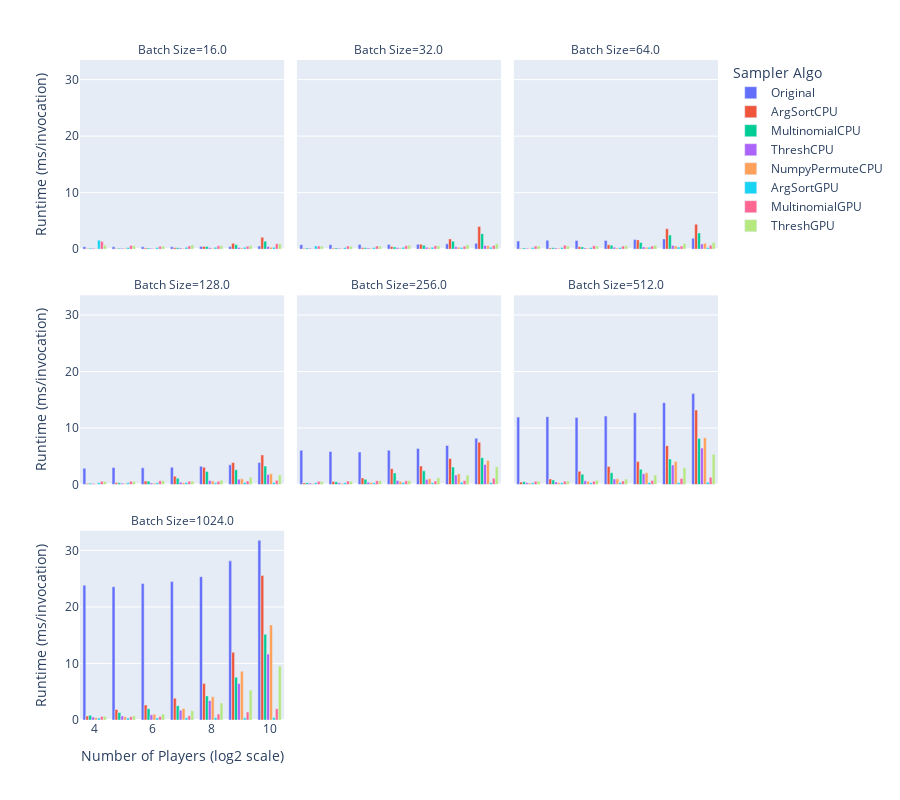

Notebook code cell kept with this figure:
### Code cell
px.bar(
    results,
    x="Number of Players (log2 scale)",
    y="Runtime (ms/invocation)",
    color="Sampler Algo",
    facet_col="Batch Size",
    facet_col_wrap=3,
    barmode="group",
    height=800,
)

### Figure 1 — Plotly figure (JSON) as saved in the notebook; plotly's stock layout.template omitted (floating-point values rounded to 4 significant figures)
{"data": [{"alignmentgroup": "True", "hovertemplate": "Sampler Algo=Original<br>Batch Size=16.0<br>Number of Players (log2 scale)=%{x}<br>Runtime (ms/invocation)=%{y}<extra></extra>", "legendgroup": "Original", "marker": {"color": "#636efa", "pattern": {"shape": ""}}, "name": "Original", "offsetgroup": "Original", "orientation": "v", "showlegend": true, "textposition": "auto", "type": "bar", "x": [4, 5, 6, 7, 8, 9, 10], "xaxis": "x7", "y": [0.4551, 0.4121, 0.4312, 0.4164, 0.4689, 0.4605, 0.5618], "yaxis": "y7"}, {"alignmentgroup": "True", "hovertemplate": "Sampler Algo=Original<br>Batch Size=32.0<br>Number of Players (log2 scale)=%{x}<br>Runtime (ms/invocation)=%{y}<extra></extra>", "legendgroup": "Original", "marker": {"color": "#636efa", "pattern": {"shape": ""}}, "name": "Original", "offsetgroup": "Original", "orientation": "v", "showlegend": false, "textposition": "auto", "type": "bar", "x": [4, 5, 6, 7, 8, 9, 10], "xaxis": "x8", "y": [0.7902, 0.7957, 0.8411, 0.848, 0.8559, 0.9476, 1.038], "yaxis": "y8"}, {"alignmentgroup": "True", "hovertemplate": "Sampler Algo=Original<br>Batch Size=64.0<br>Number of Players (log2 scale)=%{x}<br>Runtime (ms/invocation)=%{y}<extra></extra>", "legendgroup": "Original", "marker": {"color": "#636efa", "pattern": {"shape": ""}}, "name": "Original", "offsetgroup": "Original", "orientation": "v", "showlegend": false, "textposition": "auto", "type": "bar", "x": [4, 5, 6, 7, 8, 9, 10], "xaxis": "x9", "y": [1.451, 1.571, 1.53, 1.526, 1.7, 1.817, 1.953], "yaxis": "y9"}, {"alignmentgroup": "True", "hovertemplate": "Sampler Algo=Original<br>Batch Size=128.0<br>Number of Players (log2 scale)=%{x}<br>Runtime (ms/invocation)=%{y}<extra></extra>", "legendgroup": "Original", "marker": {"color": "#636efa", "pattern": {"shape": ""}}, "name": "Original", "offsetgroup": "Original", "orientation": "v", "showlegend": false, "textposition": "auto", "type": "bar", "x": [4, 5, 6, 7, 8, 9, 10], "xaxis": "x4", "y": [2.892, 3.041, 2.974, 3.061, 3.224, 3.492, 3.902], "yaxis": "y4"}, {"alignmentgroup": "True", "hovertemplate": "Sampler Algo=Original<br>Batch Size=256.0<br>Number of Players (log2 scale)=%{x}<br>Runtime (ms/invocation)=%{y}<extra></extra>", "legendgroup": "Original", "marker": {"color": "#636efa", "pattern": {"shape": ""}}, "name": "Original", "offsetgroup": "Original", "orientation": "v", "showlegend": false, "textposition": "auto", "type": "bar", "x": [4, 5, 6, 7, 8, 9, 10], "xaxis": "x5", "y": [6.084, 5.869, 5.763, 6.058, 6.393, 6.929, 8.206], "yaxis": "y5"}, {"alignmentgroup": "True", "hovertemplate": "Sampler Algo=Original<br>Batch Size=512.0<br>Number of Players (log2 scale)=%{x}<br>Runtime (ms/invocation)=%{y}<extra></extra>", "legendgroup": "Original", "marker": {"color": "#636efa", "pattern": {"shape": ""}}, "name": "Original", "offsetgroup": "Original", "orientation": "v", "showlegend": false, "textposition": "auto", "type": "bar", "x": [4, 5, 6, 7, 8, 9, 10], "xaxis": "x6", "y": [11.94, 12.01, 11.89, 12.14, 12.72, 14.48, 16.1], "yaxis": "y6"}, {"alignmentgroup": "True", "hovertemplate": "Sampler Algo=Original<br>Batch Size=1024.0<br>Number of Players (log2 scale)=%{x}<br>Runtime (ms/invocation)=%{y}<extra></extra>", "legendgroup": "Original", "marker": {"color": "#636efa", "pattern": {"shape": ""}}, "name": "Original", "offsetgroup": "Original", "orientation": "v", "showlegend": false, "textposition": "auto", "type": "bar", "x": [4, 5, 6, 7, 8, 9, 10], "xaxis": "x", "y": [23.85, 23.59, 24.13, 24.49, 25.35, 28.15, 31.8], "yaxis": "y"}, {"alignmentgroup": "True", "hovertemplate": "Sampler Algo=ArgSortCPU<br>Batch Size=16.0<br>Number of Players (log2 scale)=%{x}<br>Runtime (ms/invocation)=%{y}<extra></extra>", "legendgroup": "ArgSortCPU", "marker": {"color": "#EF553B", "pattern": {"shape": ""}}, "name": "ArgSortCPU", "offsetgroup": "ArgSortCPU", "orientation": "v", "showlegend": true, "textposition": "auto", "type": "bar", "x": [4, 5, 6, 7, 8, 9, 10], "xaxis": "x7", "y": [0.1301, 0.1251, 0.2014, 0.2652, 0.4914, 1.037, 2.105], "yaxis": "y7"}, {"alignmentgroup": "True", "hovertemplate": "Sampler Algo=ArgSortCPU<br>Batch Size=32.0<br>Number of Players (log2 scale)=%{x}<br>Runtime (ms/invocation)=%{y}<extra></extra>", "legendgroup": "ArgSortCPU", "marker": {"color": "#EF553B", "pattern": {"shape": ""}}, "name": "ArgSortCPU", "offsetgroup": "ArgSortCPU", "orientation": "v", "showlegend": false, "textposition": "auto", "type": "bar", "x": [4, 5, 6, 7, 8, 9, 10], "xaxis": "x8", "y": [0.12, 0.1501, 0.2552, 0.4754, 0.871, 1.821, 4.008], "yaxis": "y8"}, {"alignmentgroup": "True", "hovertemplate": "Sampler Algo=ArgSortCPU<br>Batch Size=64.0<br>Number of Players (log2 scale)=%{x}<br>Runtime (ms/invocation)=%{y}<extra></extra>", "legendgroup": "ArgSortCPU", "marker": {"color": "#EF553B", "pattern": {"shape": ""}}, "name": "ArgSortCPU", "offsetgroup": "ArgSortCPU", "orientation": "v", "showlegend": false, "textposition": "auto", "type": "bar", "x": [4, 5, 6, 7, 8, 9, 10], "xaxis": "x9", "y": [0.1456, 0.2101, 0.4258, 0.7858, 1.648, 3.619, 4.425], "yaxis": "y9"}, {"alignmentgroup": "True", "hovertemplate": "Sampler Algo=ArgSortCPU<br>Batch Size=128.0<br>Number of Players (log2 scale)=%{x}<br>Runtime (ms/invocation)=%{y}<extra></extra>", "legendgroup": "ArgSortCPU", "marker": {"color": "#EF553B", "pattern": {"shape": ""}}, "name": "ArgSortCPU", "offsetgroup": "ArgSortCPU", "orientation": "v", "showlegend": false, "textposition": "auto", "type": "bar", "x": [4, 5, 6, 7, 8, 9, 10], "xaxis": "x4", "y": [0.2101, 0.3152, 0.6259, 1.479, 3.066, 3.901, 5.254], "yaxis": "y4"}, {"alignmentgroup": "True", "hovertemplate": "Sampler Algo=ArgSortCPU<br>Batch Size=256.0<br>Number of Players (log2 scale)=%{x}<br>Runtime (ms/invocation)=%{y}<extra></extra>", "legendgroup": "ArgSortCPU", "marker": {"color": "#EF553B", "pattern": {"shape": ""}}, "name": "ArgSortCPU", "offsetgroup": "ArgSortCPU", "orientation": "v", "showlegend": false, "textposition": "auto", "type": "bar", "x": [4, 5, 6, 7, 8, 9, 10], "xaxis": "x5", "y": [0.2902, 0.5405, 1.172, 2.825, 3.288, 4.628, 7.514], "yaxis": "y5"}, {"alignmentgroup": "True", "hovertemplate": "Sampler Algo=ArgSortCPU<br>Batch Size=512.0<br>Number of Players (log2 scale)=%{x}<br>Runtime (ms/invocation)=%{y}<extra></extra>", "legendgroup": "ArgSortCPU", "marker": {"color": "#EF553B", "pattern": {"shape": ""}}, "name": "ArgSortCPU", "offsetgroup": "ArgSortCPU", "orientation": "v", "showlegend": false, "textposition": "auto", "type": "bar", "x": [4, 5, 6, 7, 8, 9, 10], "xaxis": "x6", "y": [0.4457, 1.006, 2.369, 3.202, 4.073, 6.894, 13.21], "yaxis": "y6"}, {"alignmentgroup": "True", "hovertemplate": "Sampler Algo=ArgSortCPU<br>Batch Size=1024.0<br>Number of Players (log2 scale)=%{x}<br>Runtime (ms/invocation)=%{y}<extra></extra>", "legendgroup": "ArgSortCPU", "marker": {"color": "#EF553B", "pattern": {"shape": ""}}, "name": "ArgSortCPU", "offsetgroup": "ArgSortCPU", "orientation": "v", "showlegend": false, "textposition": "auto", "type": "bar", "x": [4, 5, 6, 7, 8, 9, 10], "xaxis": "x", "y": [0.7007, 1.872, 2.668, 3.864, 6.447, 11.98, 25.56], "yaxis": "y"}, {"alignmentgroup": "True", "hovertemplate": "Sampler Algo=MultinomialCPU<br>Batch Size=16.0<br>Number of Players (log2 scale)=%{x}<br>Runtime (ms/invocation)=%{y}<extra></extra>", "legendgroup": "MultinomialCPU", "marker": {"color": "#00cc96", "pattern": {"shape": ""}}, "name": "MultinomialCPU", "offsetgroup": "MultinomialCPU", "orientation": "v", "showlegend": true, "textposition": "auto", "type": "bar", "x": [4, 5, 6, 7, 8, 9, 10], "xaxis": "x7", "y": [0.1802, 0.1851, 0.2001, 0.2763, 0.4879, 0.7864, 1.426], "yaxis": "y7"}, {"alignmentgroup": "True", "hovertemplate": "Sampler Algo=MultinomialCPU<br>Batch Size=32.0<br>Number of Players (log2 scale)=%{x}<br>Runtime (ms/invocation)=%{y}<extra></extra>", "legendgroup": "MultinomialCPU", "marker": {"color": "#00cc96", "pattern": {"shape": ""}}, "name": "MultinomialCPU", "offsetgroup": "MultinomialCPU", "orientation": "v", "showlegend": false, "textposition": "auto", "type": "bar", "x": [4, 5, 6, 7, 8, 9, 10], "xaxis": "x8", "y": [0.1902, 0.2201, 0.2552, 0.4011, 0.6811, 1.413, 2.744], "yaxis": "y8"}, {"alignmentgroup": "True", "hovertemplate": "Sampler Algo=MultinomialCPU<br>Batch Size=64.0<br>Number of Players (log2 scale)=%{x}<br>Runtime (ms/invocation)=%{y}<extra></extra>", "legendgroup": "MultinomialCPU", "marker": {"color": "#00cc96", "pattern": {"shape": ""}}, "name": "MultinomialCPU", "offsetgroup": "MultinomialCPU", "orientation": "v", "showlegend": false, "textposition": "auto", "type": "bar", "x": [4, 5, 6, 7, 8, 9, 10], "xaxis": "x9", "y": [0.2101, 0.2452, 0.4082, 0.6965, 1.201, 2.503, 2.888], "yaxis": "y9"}, {"alignmentgroup": "True", "hovertemplate": "Sampler Algo=MultinomialCPU<br>Batch Size=128.0<br>Number of Players (log2 scale)=%{x}<br>Runtime (ms/invocation)=%{y}<extra></extra>", "legendgroup": "MultinomialCPU", "marker": {"color": "#00cc96", "pattern": {"shape": ""}}, "name": "MultinomialCPU", "offsetgroup": "MultinomialCPU", "orientation": "v", "showlegend": false, "textposition": "auto", "type": "bar", "x": [4, 5, 6, 7, 8, 9, 10], "xaxis": "x4", "y": [0.2552, 0.3062, 0.6064, 1.12, 2.336, 2.622, 3.269], "yaxis": "y4"}, {"alignmentgroup": "True", "hovertemplate": "Sampler Algo=MultinomialCPU<br>Batch Size=256.0<br>Number of Players (log2 scale)=%{x}<br>Runtime (ms/invocation)=%{y}<extra></extra>", "legendgroup": "MultinomialCPU", "marker": {"color": "#00cc96", "pattern": {"shape": ""}}, "name": "MultinomialCPU", "offsetgroup": "MultinomialCPU", "orientation": "v", "showlegend": false, "textposition": "auto", "type": "bar", "x": [4, 5, 6, 7, 8, 9, 10], "xaxis": "x5", "y": [0.3062, 0.5055, 0.9316, 2.067, 2.43, 3.099, 4.771], "yaxis": "y5"}, {"alignmentgroup": "True", "hovertemplate": "Sampler Algo=MultinomialCPU<br>Batch Size=512.0<br>Number of Players (log2 scale)=%{x}<br>Runtime (ms/invocation)=%{y}<extra></extra>", "legendgroup": "MultinomialCPU", "marker": {"color": "#00cc96", "pattern": {"shape": ""}}, "name": "MultinomialCPU", "offsetgroup": "MultinomialCPU", "orientation": "v", "showlegend": false, "textposition": "auto", "type": "bar", "x": [4, 5, 6, 7, 8, 9, 10], "xaxis": "x6", "y": [0.5102, 0.7966, 1.835, 2.083, 2.733, 4.528, 8.163], "yaxis": "y6"}, {"alignmentgroup": "True", "hovertemplate": "Sampler Algo=MultinomialCPU<br>Batch Size=1024.0<br>Number of Players (log2 scale)=%{x}<br>Runtime (ms/invocation)=%{y}<extra></extra>", "legendgroup": "MultinomialCPU", "marker": {"color": "#00cc96", "pattern": {"shape": ""}}, "name": "MultinomialCPU", "offsetgroup": "MultinomialCPU", "orientation": "v", "showlegend": false, "textposition": "auto", "type": "bar", "x": [4, 5, 6, 7, 8, 9, 10], "xaxis": "x", "y": [0.8204, 1.321, 2.011, 2.532, 4.261, 7.555, 15.15], "yaxis": "y"}, {"alignmentgroup": "True", "hovertemplate": "Sampler Algo=ThreshCPU<br>Batch Size=16.0<br>Number of Players (log2 scale)=%{x}<br>Runtime (ms/invocation)=%{y}<extra></extra>", "legendgroup": "ThreshCPU", "marker": {"color": "#ab63fa", "pattern": {"shape": ""}}, "name": "ThreshCPU", "offsetgroup": "ThreshCPU", "orientation": "v", "showlegend": true, "textposition": "auto", "type": "bar", "x": [4, 5, 6, 7, 8, 9, 10], "xaxis": "x7", "y": [0.1701, 0.1682, 0.1754, 0.2101, 0.256, 0.3201, 0.4704], "yaxis": "y7"}, {"alignmentgroup": "True", "hovertemplate": "Sampler Algo=ThreshCPU<br>Batch Size=32.0<br>Number of Players (log2 scale)=%{x}<br>Runtime (ms/invocation)=%{y}<extra></extra>", "legendgroup": "ThreshCPU", "marker": {"color": "#ab63fa", "pattern": {"shape": ""}}, "name": "ThreshCPU", "offsetgroup": "ThreshCPU", "orientation": "v", "showlegend": false, "textposition": "auto", "type": "bar", "x": [4, 5, 6, 7, 8, 9, 10], "xaxis": "x8", "y": [0.1651, 0.1687, 0.1957, 0.2404, 0.3357, 0.4317, 0.6555], "yaxis": "y8"}, {"alignmentgroup": "True", "hovertemplate": "Sampler Algo=ThreshCPU<br>Batch Size=64.0<br>Number of Players (log2 scale)=%{x}<br>Runtime (ms/invocation)=%{y}<extra></extra>", "legendgroup": "ThreshCPU", "marker": {"color": "#ab63fa", "pattern": {"shape": ""}}, "name": "ThreshCPU", "offsetgroup": "ThreshCPU", "orientation": "v", "showlegend": false, "textposition": "auto", "type": "bar", "x": [4, 5, 6, 7, 8, 9, 10], "xaxis": "x9", "y": [0.1853, 0.1967, 0.2256, 0.33, 0.4105, 0.651, 0.926], "yaxis": "y9"}, {"alignmentgroup": "True", "hovertemplate": "Sampler Algo=ThreshCPU<br>Batch Size=128.0<br>Number of Players (log2 scale)=%{x}<br>Runtime (ms/invocation)=%{y}<extra></extra>", "legendgroup": "ThreshCPU", "marker": {"color": "#ab63fa", "pattern": {"shape": ""}}, "name": "ThreshCPU", "offsetgroup": "ThreshCPU", "orientation": "v", "showlegend": false, "textposition": "auto", "type": "bar", "x": [4, 5, 6, 7, 8, 9, 10], "xaxis": "x4", "y": [0.1901, 0.2354, 0.2958, 0.4301, 0.7456, 0.9663, 1.793], "yaxis": "y4"}, {"alignmentgroup": "True", "hovertemplate": "Sampler Algo=ThreshCPU<br>Batch Size=256.0<br>Number of Players (log2 scale)=%{x}<br>Runtime (ms/invocation)=%{y}<extra></extra>", "legendgroup": "ThreshCPU", "marker": {"color": "#ab63fa", "pattern": {"shape": ""}}, "name": "ThreshCPU", "offsetgroup": "ThreshCPU", "orientation": "v", "showlegend": false, "textposition": "auto", "type": "bar", "x": [4, 5, 6, 7, 8, 9, 10], "xaxis": "x5", "y": [0.2756, 0.3105, 0.4266, 0.7203, 0.8862, 1.708, 3.55], "yaxis": "y5"}, {"alignmentgroup": "True", "hovertemplate": "Sampler Algo=ThreshCPU<br>Batch Size=512.0<br>Number of Players (log2 scale)=%{x}<br>Runtime (ms/invocation)=%{y}<extra></extra>", "legendgroup": "ThreshCPU", "marker": {"color": "#ab63fa", "pattern": {"shape": ""}}, "name": "ThreshCPU", "offsetgroup": "ThreshCPU", "orientation": "v", "showlegend": false, "textposition": "auto", "type": "bar", "x": [4, 5, 6, 7, 8, 9, 10], "xaxis": "x6", "y": [0.3239, 0.4457, 0.6811, 1.011, 1.909, 3.475, 6.454], "yaxis": "y6"}, {"alignmentgroup": "True", "hovertemplate": "Sampler Algo=ThreshCPU<br>Batch Size=1024.0<br>Number of Players (log2 scale)=%{x}<br>Runtime (ms/invocation)=%{y}<extra></extra>", "legendgroup": "ThreshCPU", "marker": {"color": "#ab63fa", "pattern": {"shape": ""}}, "name": "ThreshCPU", "offsetgroup": "ThreshCPU", "orientation": "v", "showlegend": false, "textposition": "auto", "type": "bar", "x": [4, 5, 6, 7, 8, 9, 10], "xaxis": "x", "y": [0.5114, 0.7215, 0.9175, 1.728, 3.427, 6.471, 11.66], "yaxis": "y"}, {"alignmentgroup": "True", "hovertemplate": "Sampler Algo=NumpyPermuteCPU<br>Batch Size=16.0<br>Number of Players (log2 scale)=%{x}<br>Runtime (ms/invocation)=%{y}<extra></extra>", "legendgroup": "NumpyPermuteCPU", "marker": {"color": "#FFA15A", "pattern": {"shape": ""}}, "name": "NumpyPermuteCPU", "offsetgroup": "NumpyPermuteCPU", "orientation": "v", "showlegend": true, "textposition": "auto", "type": "bar", "x": [4, 5, 6, 7, 8, 9, 10], "xaxis": "x7", "y": [0.1252, 0.1518, 0.1365, 0.1629, 0.1761, 0.2253, 0.3503], "yaxis": "y7"}, {"alignmentgroup": "True", "hovertemplate": "Sampler Algo=NumpyPermuteCPU<br>Batch Size=32.0<br>Number of Players (log2 scale)=%{x}<br>Runtime (ms/invocation)=%{y}<extra></extra>", "legendgroup": "NumpyPermuteCPU", "marker": {"color": "#FFA15A", "pattern": {"shape": ""}}, "name": "NumpyPermuteCPU", "offsetgroup": "NumpyPermuteCPU", "orientation": "v", "showlegend": false, "textposition": "auto", "type": "bar", "x": [4, 5, 6, 7, 8, 9, 10], "xaxis": "x8", "y": [0.1352, 0.1454, 0.148, 0.1782, 0.24, 0.3626, 0.6153], "yaxis": "y8"}, {"alignmentgroup": "True", "hovertemplate": "Sampler Algo=NumpyPermuteCPU<br>Batch Size=64.0<br>Number of Players (log2 scale)=%{x}<br>Runtime (ms/invocation)=%{y}<extra></extra>", "legendgroup": "NumpyPermuteCPU", "marker": {"color": "#FFA15A", "pattern": {"shape": ""}}, "name": "NumpyPermuteCPU", "offsetgroup": "NumpyPermuteCPU", "orientation": "v", "showlegend": false, "textposition": "auto", "type": "bar", "x": [4, 5, 6, 7, 8, 9, 10], "xaxis": "x9", "y": [0.1362, 0.1553, 0.1874, 0.2328, 0.3451, 0.5856, 1.05], "yaxis": "y9"}, {"alignmentgroup": "True", "hovertemplate": "Sampler Algo=NumpyPermuteCPU<br>Batch Size=128.0<br>Number of Players (log2 scale)=%{x}<br>Runtime (ms/invocation)=%{y}<extra></extra>", "legendgroup": "NumpyPermuteCPU", "marker": {"color": "#FFA15A", "pattern": {"shape": ""}}, "name": "NumpyPermuteCPU", "offsetgroup": "NumpyPermuteCPU", "orientation": "v", "showlegend": false, "textposition": "auto", "type": "bar", "x": [4, 5, 6, 7, 8, 9, 10], "xaxis": "x4", "y": [0.1554, 0.186, 0.2338, 0.3425, 0.6256, 1.014, 1.901], "yaxis": "y4"}, {"alignmentgroup": "True", "hovertemplate": "Sampler Algo=NumpyPermuteCPU<br>Batch Size=256.0<br>Number of Players (log2 scale)=%{x}<br>Runtime (ms/invocation)=%{y}<extra></extra>", "legendgroup": "NumpyPermuteCPU", "marker": {"color": "#FFA15A", "pattern": {"shape": ""}}, "name": "NumpyPermuteCPU", "offsetgroup": "NumpyPermuteCPU", "orientation": "v", "showlegend": false, "textposition": "auto", "type": "bar", "x": [4, 5, 6, 7, 8, 9, 10], "xaxis": "x5", "y": [0.2003, 0.2404, 0.3555, 0.5703, 1.054, 1.927, 4.254], "yaxis": "y5"}, {"alignmentgroup": "True", "hovertemplate": "Sampler Algo=NumpyPermuteCPU<br>Batch Size=512.0<br>Number of Players (log2 scale)=%{x}<br>Runtime (ms/invocation)=%{y}<extra></extra>", "legendgroup": "NumpyPermuteCPU", "marker": {"color": "#FFA15A", "pattern": {"shape": ""}}, "name": "NumpyPermuteCPU", "offsetgroup": "NumpyPermuteCPU", "orientation": "v", "showlegend": false, "textposition": "auto", "type": "bar", "x": [4, 5, 6, 7, 8, 9, 10], "xaxis": "x6", "y": [0.2759, 0.3431, 0.5756, 1.017, 2.078, 4.085, 8.273], "yaxis": "y6"}, {"alignmentgroup": "True", "hovertemplate": "Sampler Algo=NumpyPermuteCPU<br>Batch Size=1024.0<br>Number of Players (log2 scale)=%{x}<br>Runtime (ms/invocation)=%{y}<extra></extra>", "legendgroup": "NumpyPermuteCPU", "marker": {"color": "#FFA15A", "pattern": {"shape": ""}}, "name": "NumpyPermuteCPU", "offsetgroup": "NumpyPermuteCPU", "orientation": "v", "showlegend": false, "textposition": "auto", "type": "bar", "x": [4, 5, 6, 7, 8, 9, 10], "xaxis": "x", "y": [0.3873, 0.5781, 1.036, 2.027, 4.111, 8.64, 16.82], "yaxis": "y"}, {"alignmentgroup": "True", "hovertemplate": "Sampler Algo=ArgSortGPU<br>Batch Size=16.0<br>Number of Players (log2 scale)=%{x}<br>Runtime (ms/invocation)=%{y}<extra></extra>", "legendgroup": "ArgSortGPU", "marker": {"color": "#19d3f3", "pattern": {"shape": ""}}, "name": "ArgSortGPU", "offsetgroup": "ArgSortGPU", "orientation": "v", "showlegend": true, "textposition": "auto", "type": "bar", "x": [4, 5, 6, 7, 8, 9, 10], "xaxis": "x7", "y": [1.601, 0.3131, 0.3106, 0.3303, 0.3503, 0.3417, 0.3253], "yaxis": "y7"}, {"alignmentgroup": "True", "hovertemplate": "Sampler Algo=ArgSortGPU<br>Batch Size=32.0<br>Number of Players (log2 scale)=%{x}<br>Runtime (ms/invocation)=%{y}<extra></extra>", "legendgroup": "ArgSortGPU", "marker": {"color": "#19d3f3", "pattern": {"shape": ""}}, "name": "ArgSortGPU", "offsetgroup": "ArgSortGPU", "orientation": "v", "showlegend": false, "textposition": "auto", "type": "bar", "x": [4, 5, 6, 7, 8, 9, 10], "xaxis": "x8", "y": [0.5747, 0.3178, 0.3144, 0.3402, 0.3403, 0.3054, 0.3502], "yaxis": "y8"}, {"alignmentgroup": "True", "hovertemplate": "Sampler Algo=ArgSortGPU<br>Batch Size=64.0<br>Number of Players (log2 scale)=%{x}<br>Runtime (ms/invocation)=%{y}<extra></extra>", "legendgroup": "ArgSortGPU", "marker": {"color": "#19d3f3", "pattern": {"shape": ""}}, "name": "ArgSortGPU", "offsetgroup": "ArgSortGPU", "orientation": "v", "showlegend": false, "textposition": "auto", "type": "bar", "x": [4, 5, 6, 7, 8, 9, 10], "xaxis": "x9", "y": [0.3051, 0.3134, 0.3111, 0.3104, 0.3656, 0.3763, 0.3224], "yaxis": "y9"}, {"alignmentgroup": "True", "hovertemplate": "Sampler Algo=ArgSortGPU<br>Batch Size=128.0<br>Number of Players (log2 scale)=%{x}<br>Runtime (ms/invocation)=%{y}<extra></extra>", "legendgroup": "ArgSortGPU", "marker": {"color": "#19d3f3", "pattern": {"shape": ""}}, "name": "ArgSortGPU", "offsetgroup": "ArgSortGPU", "orientation": "v", "showlegend": false, "textposition": "auto", "type": "bar", "x": [4, 5, 6, 7, 8, 9, 10], "xaxis": "x4", "y": [0.3401, 0.3111, 0.3101, 0.359, 0.3156, 0.3621, 0.356], "yaxis": "y4"}, {"alignmentgroup": "True", "hovertemplate": "Sampler Algo=ArgSortGPU<br>Batch Size=256.0<br>Number of Players (log2 scale)=%{x}<br>Runtime (ms/invocation)=%{y}<extra></extra>", "legendgroup": "ArgSortGPU", "marker": {"color": "#19d3f3", "pattern": {"shape": ""}}, "name": "ArgSortGPU", "offsetgroup": "ArgSortGPU", "orientation": "v", "showlegend": false, "textposition": "auto", "type": "bar", "x": [4, 5, 6, 7, 8, 9, 10], "xaxis": "x5", "y": [0.3403, 0.3321, 0.3275, 0.3636, 0.3255, 0.4374, 0.3555], "yaxis": "y5"}, {"alignmentgroup": "True", "hovertemplate": "Sampler Algo=ArgSortGPU<br>Batch Size=512.0<br>Number of Players (log2 scale)=%{x}<br>Runtime (ms/invocation)=%{y}<extra></extra>", "legendgroup": "ArgSortGPU", "marker": {"color": "#19d3f3", "pattern": {"shape": ""}}, "name": "ArgSortGPU", "offsetgroup": "ArgSortGPU", "orientation": "v", "showlegend": false, "textposition": "auto", "type": "bar", "x": [4, 5, 6, 7, 8, 9, 10], "xaxis": "x6", "y": [0.3314, 0.3366, 0.3482, 0.3504, 0.3834, 0.365, 0.4299], "yaxis": "y6"}, {"alignmentgroup": "True", "hovertemplate": "Sampler Algo=ArgSortGPU<br>Batch Size=1024.0<br>Number of Players (log2 scale)=%{x}<br>Runtime (ms/invocation)=%{y}<extra></extra>", "legendgroup": "ArgSortGPU", "marker": {"color": "#19d3f3", "pattern": {"shape": ""}}, "name": "ArgSortGPU", "offsetgroup": "ArgSortGPU", "orientation": "v", "showlegend": false, "textposition": "auto", "type": "bar", "x": [4, 5, 6, 7, 8, 9, 10], "xaxis": "x", "y": [0.3426, 0.3452, 0.3755, 0.3904, 0.4312, 0.3803, 0.4206], "yaxis": "y"}, {"alignmentgroup": "True", "hovertemplate": "Sampler Algo=MultinomialGPU<br>Batch Size=16.0<br>Number of Players (log2 scale)=%{x}<br>Runtime (ms/invocation)=%{y}<extra></extra>", "legendgroup": "MultinomialGPU", "marker": {"color": "#FF6692", "pattern": {"shape": ""}}, "name": "MultinomialGPU", "offsetgroup": "MultinomialGPU", "orientation": "v", "showlegend": true, "textposition": "auto", "type": "bar", "x": [4, 5, 6, 7, 8, 9, 10], "xaxis": "x7", "y": [1.347, 0.6451, 0.5154, 0.5874, 0.5884, 0.5299, 0.9586], "yaxis": "y7"}, {"alignmentgroup": "True", "hovertemplate": "Sampler Algo=MultinomialGPU<br>Batch Size=32.0<br>Number of Players (log2 scale)=%{x}<br>Runtime (ms/invocation)=%{y}<extra></extra>", "legendgroup": "MultinomialGPU", "marker": {"color": "#FF6692", "pattern": {"shape": ""}}, "name": "MultinomialGPU", "offsetgroup": "MultinomialGPU", "orientation": "v", "showlegend": false, "textposition": "auto", "type": "bar", "x": [4, 5, 6, 7, 8, 9, 10], "xaxis": "x8", "y": [0.5661, 0.5652, 0.5768, 0.6317, 0.6007, 0.5315, 0.6707], "yaxis": "y8"}, {"alignmentgroup": "True", "hovertemplate": "Sampler Algo=MultinomialGPU<br>Batch Size=64.0<br>Number of Players (log2 scale)=%{x}<br>Runtime (ms/invocation)=%{y}<extra></extra>", "legendgroup": "MultinomialGPU", "marker": {"color": "#FF6692", "pattern": {"shape": ""}}, "name": "MultinomialGPU", "offsetgroup": "MultinomialGPU", "orientation": "v", "showlegend": false, "textposition": "auto", "type": "bar", "x": [4, 5, 6, 7, 8, 9, 10], "xaxis": "x9", "y": [0.5576, 0.7177, 0.6005, 0.5619, 0.5706, 0.5655, 0.702], "yaxis": "y9"}, {"alignmentgroup": "True", "hovertemplate": "Sampler Algo=MultinomialGPU<br>Batch Size=128.0<br>Number of Players (log2 scale)=%{x}<br>Runtime (ms/invocation)=%{y}<extra></extra>", "legendgroup": "MultinomialGPU", "marker": {"color": "#FF6692", "pattern": {"shape": ""}}, "name": "MultinomialGPU", "offsetgroup": "MultinomialGPU", "orientation": "v", "showlegend": false, "textposition": "auto", "type": "bar", "x": [4, 5, 6, 7, 8, 9, 10], "xaxis": "x4", "y": [0.5819, 0.5853, 0.6856, 0.5905, 0.5852, 0.6403, 0.752], "yaxis": "y4"}, {"alignmentgroup": "True", "hovertemplate": "Sampler Algo=MultinomialGPU<br>Batch Size=256.0<br>Number of Players (log2 scale)=%{x}<br>Runtime (ms/invocation)=%{y}<extra></extra>", "legendgroup": "MultinomialGPU", "marker": {"color": "#FF6692", "pattern": {"shape": ""}}, "name": "MultinomialGPU", "offsetgroup": "MultinomialGPU", "orientation": "v", "showlegend": false, "textposition": "auto", "type": "bar", "x": [4, 5, 6, 7, 8, 9, 10], "xaxis": "x5", "y": [0.5755, 0.6155, 0.6734, 0.6906, 0.643, 0.726, 1.121], "yaxis": "y5"}, {"alignmentgroup": "True", "hovertemplate": "Sampler Algo=MultinomialGPU<br>Batch Size=512.0<br>Number of Players (log2 scale)=%{x}<br>Runtime (ms/invocation)=%{y}<extra></extra>", "legendgroup": "MultinomialGPU", "marker": {"color": "#FF6692", "pattern": {"shape": ""}}, "name": "MultinomialGPU", "offsetgroup": "MultinomialGPU", "orientation": "v", "showlegend": false, "textposition": "auto", "type": "bar", "x": [4, 5, 6, 7, 8, 9, 10], "xaxis": "x6", "y": [0.5855, 0.586, 0.592, 0.6552, 0.7466, 1.1, 1.315], "yaxis": "y6"}, {"alignmentgroup": "True", "hovertemplate": "Sampler Algo=MultinomialGPU<br>Batch Size=1024.0<br>Number of Players (log2 scale)=%{x}<br>Runtime (ms/invocation)=%{y}<extra></extra>", "legendgroup": "MultinomialGPU", "marker": {"color": "#FF6692", "pattern": {"shape": ""}}, "name": "MultinomialGPU", "offsetgroup": "MultinomialGPU", "orientation": "v", "showlegend": false, "textposition": "auto", "type": "bar", "x": [4, 5, 6, 7, 8, 9, 10], "xaxis": "x", "y": [0.6403, 0.5904, 0.628, 0.7467, 1.057, 1.424, 1.983], "yaxis": "y"}, {"alignmentgroup": "True", "hovertemplate": "Sampler Algo=ThreshGPU<br>Batch Size=16.0<br>Number of Players (log2 scale)=%{x}<br>Runtime (ms/invocation)=%{y}<extra></extra>", "legendgroup": "ThreshGPU", "marker": {"color": "#B6E880", "pattern": {"shape": ""}}, "name": "ThreshGPU", "offsetgroup": "ThreshGPU", "orientation": "v", "showlegend": true, "textposition": "auto", "type": "bar", "x": [4, 5, 6, 7, 8, 9, 10], "xaxis": "x7", "y": [0.6809, 0.6308, 0.5288, 0.7316, 0.601, 0.6604, 0.9635], "yaxis": "y7"}, {"alignmentgroup": "True", "hovertemplate": "Sampler Algo=ThreshGPU<br>Batch Size=32.0<br>Number of Players (log2 scale)=%{x}<br>Runtime (ms/invocation)=%{y}<extra></extra>", "legendgroup": "ThreshGPU", "marker": {"color": "#B6E880", "pattern": {"shape": ""}}, "name": "ThreshGPU", "offsetgroup": "ThreshGPU", "orientation": "v", "showlegend": false, "textposition": "auto", "type": "bar", "x": [4, 5, 6, 7, 8, 9, 10], "xaxis": "x8", "y": [0.5654, 0.523, 0.5413, 0.692, 0.6155, 0.768, 0.9779], "yaxis": "y8"}, {"alignmentgroup": "True", "hovertemplate": "Sampler Algo=ThreshGPU<br>Batch Size=64.0<br>Number of Players (log2 scale)=%{x}<br>Runtime (ms/invocation)=%{y}<extra></extra>", "legendgroup": "ThreshGPU", "marker": {"color": "#B6E880", "pattern": {"shape": ""}}, "name": "ThreshGPU", "offsetgroup": "ThreshGPU", "orientation": "v", "showlegend": false, "textposition": "auto", "type": "bar", "x": [4, 5, 6, 7, 8, 9, 10], "xaxis": "x9", "y": [0.5692, 0.5581, 0.5582, 0.6054, 0.7009, 1.009, 1.171], "yaxis": "y9"}, {"alignmentgroup": "True", "hovertemplate": "Sampler Algo=ThreshGPU<br>Batch Size=128.0<br>Number of Players (log2 scale)=%{x}<br>Runtime (ms/invocation)=%{y}<extra></extra>", "legendgroup": "ThreshGPU", "marker": {"color": "#B6E880", "pattern": {"shape": ""}}, "name": "ThreshGPU", "offsetgroup": "ThreshGPU", "orientation": "v", "showlegend": false, "textposition": "auto", "type": "bar", "x": [4, 5, 6, 7, 8, 9, 10], "xaxis": "x4", "y": [0.5362, 0.56, 0.6724, 0.6208, 0.785, 1.281, 1.72], "yaxis": "y4"}, {"alignmentgroup": "True", "hovertemplate": "Sampler Algo=ThreshGPU<br>Batch Size=256.0<br>Number of Players (log2 scale)=%{x}<br>Runtime (ms/invocation)=%{y}<extra></extra>", "legendgroup": "ThreshGPU", "marker": {"color": "#B6E880", "pattern": {"shape": ""}}, "name": "ThreshGPU", "offsetgroup": "ThreshGPU", "orientation": "v", "showlegend": false, "textposition": "auto", "type": "bar", "x": [4, 5, 6, 7, 8, 9, 10], "xaxis": "x5", "y": [0.5575, 0.5768, 0.695, 0.7211, 1.226, 1.682, 3.154], "yaxis": "y5"}, {"alignmentgroup": "True", "hovertemplate": "Sampler Algo=ThreshGPU<br>Batch Size=512.0<br>Number of Players (log2 scale)=%{x}<br>Runtime (ms/invocation)=%{y}<extra></extra>", "legendgroup": "ThreshGPU", "marker": {"color": "#B6E880", "pattern": {"shape": ""}}, "name": "ThreshGPU", "offsetgroup": "ThreshGPU", "orientation": "v", "showlegend": false, "textposition": "auto", "type": "bar", "x": [4, 5, 6, 7, 8, 9, 10], "xaxis": "x6", "y": [0.6034, 0.6306, 0.7701, 0.9769, 1.71, 2.988, 5.37], "yaxis": "y6"}, {"alignmentgroup": "True", "hovertemplate": "Sampler Algo=ThreshGPU<br>Batch Size=1024.0<br>Number of Players (log2 scale)=%{x}<br>Runtime (ms/invocation)=%{y}<extra></extra>", "legendgroup": "ThreshGPU", "marker": {"color": "#B6E880", "pattern": {"shape": ""}}, "name": "ThreshGPU", "offsetgroup": "ThreshGPU", "orientation": "v", "showlegend": false, "textposition": "auto", "type": "bar", "x": [4, 5, 6, 7, 8, 9, 10], "xaxis": "x", "y": [0.6494, 0.7411, 1.058, 1.638, 3.008, 5.29, 9.544], "yaxis": "y"}], "layout": {"annotations": [{"font": {}, "showarrow": false, "text": "Batch Size=1024.0", "x": 0.16, "xanchor": "center", "xref": "paper", "y": 0.2867, "yanchor": "bottom", "yref": "paper"}, {"font": {}, "showarrow": false, "text": "Batch Size=128.0", "x": 0.16, "xanchor": "center", "xref": "paper", "y": 0.6433, "yanchor": "bottom", "yref": "paper"}, {"font": {}, "showarrow": false, "text": "Batch Size=256.0", "x": 0.5, "xanchor": "center", "xref": "paper", "y": 0.6433, "yanchor": "bottom", "yref": "paper"}, {"font": {}, "showarrow": false, "text": "Batch Size=512.0", "x": 0.84, "xanchor": "center", "xref": "paper", "y": 0.6433, "yanchor": "bottom", "yref": "paper"}, {"font": {}, "showarrow": false, "text": "Batch Size=16.0", "x": 0.16, "xanchor": "center", "xref": "paper", "y": 1.0, "yanchor": "bottom", "yref": "paper"}, {"font": {}, "showarrow": false, "text": "Batch Size=32.0", "x": 0.5, "xanchor": "center", "xref": "paper", "y": 1.0, "yanchor": "bottom", "yref": "paper"}, {"font": {}, "showarrow": false, "text": "Batch Size=64.0", "x": 0.84, "xanchor": "center", "xref": "paper", "y": 1.0, "yanchor": "bottom", "yref": "paper"}], "barmode": "group", "height": 800, "legend": {"title": {"text": "Sampler Algo"}, "tracegroupgap": 0}, "margin": {"t": 60}, "xaxis": {"anchor": "y", "domain": [0, 0.32], "title": {"text": "Number of Players (log2 scale)"}}, "xaxis2": {"anchor": "y2", "domain": [0.34, 0.66], "matches": "x", "title": {"text": "Number of Players (log2 scale)"}}, "xaxis3": {"anchor": "y3", "domain": [0.68, 1.0], "matches": "x", "title": {"text": "Number of Players (log2 scale)"}}, "xaxis4": {"anchor": "y4", "domain": [0, 0.32], "matches": "x", "showticklabels": false}, "xaxis5": {"anchor": "y5", "domain": [0.34, 0.66], "matches": "x", "showticklabels": false}, "xaxis6": {"anchor": "y6", "domain": [0.68, 1.0], "matches": "x", "showticklabels": false}, "xaxis7": {"anchor": "y7", "domain": [0, 0.32], "matches": "x", "showticklabels": false}, "xaxis8": {"anchor": "y8", "domain": [0.34, 0.66], "matches": "x", "showticklabels": false}, "xaxis9": {"anchor": "y9", "domain": [0.68, 1.0], "matches": "x", "showticklabels": false}, "yaxis": {"anchor": "x", "domain": [0, 0.2867], "title": {"text": "Runtime (ms/invocation)"}}, "yaxis2": {"anchor": "x2", "domain": [0, 0.2867], "matches": "y", "showticklabels": false}, "yaxis3": {"anchor": "x3", "domain": [0, 0.2867], "matches": "y", "showticklabels": false}, "yaxis4": {"anchor": "x4", "domain": [0.3567, 0.6433], "matches": "y", "title": {"text": "Runtime (ms/invocation)"}}, "yaxis5": {"anchor": "x5", "domain": [0.3567, 0.6433], "matches": "y", "showticklabels": false}, "yaxis6": {"anchor": "x6", "domain": [0.3567, 0.6433], "matches": "y", "showticklabels": false}, "yaxis7": {"anchor": "x7", "domain": [0.7133, 1.0], "matches": "y", "title": {"text": "Runtime (ms/invocation)"}}, "yaxis8": {"anchor": "x8", "domain": [0.7133, 1.0], "matches": "y", "showticklabels": false}, "yaxis9": {"anchor": "x9", "domain": [0.7133, 1.0], "matches": "y", "showticklabels": false}}}
